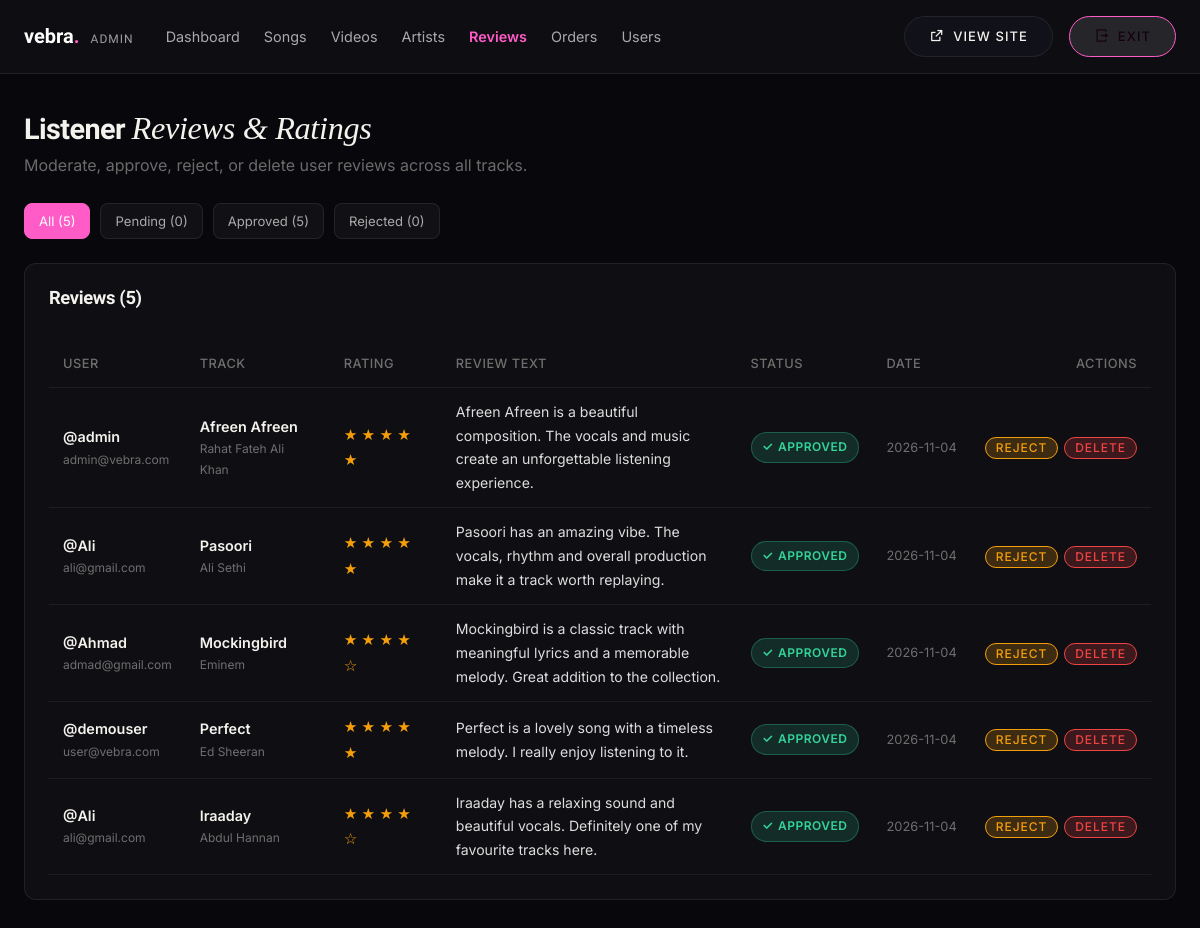
Screenshot of /admin/reviews.php (signed in) with the database file from the repository.
### tables this page shows
CREATE TABLE `reviews` (
  `id` int(11) NOT NULL,
  `user_id` int(11) NOT NULL,
  `song_id` int(11) NOT NULL,
  `rating` tinyint(4) NOT NULL,
  `review` text DEFAULT NULL,
  `status` enum('pending','approved','rejected') NOT NULL DEFAULT 'approved',
  `created_at` timestamp NOT NULL DEFAULT current_timestamp()
);

CREATE TABLE `users` (
  `id` int(11) NOT NULL,
  `username` varchar(60) NOT NULL,
  `name` varchar(150) NOT NULL,
  `address` text NOT NULL,
  `phone` varchar(30) NOT NULL,
  `email` varchar(190) NOT NULL,
  `password` varchar(255) NOT NULL,
  `role` enum('user','admin') DEFAULT 'user',
  `created_at` timestamp NOT NULL DEFAULT current_timestamp()
);

CREATE TABLE `songs` (
  `id` int(11) NOT NULL,
  `title` varchar(200) NOT NULL,
  `artist_id` int(11) DEFAULT NULL,
  `genre_id` int(11) DEFAULT NULL,
  `language` varchar(80) DEFAULT NULL,
  `release_year` year(4) DEFAULT NULL,
  `artwork` varchar(255) DEFAULT NULL,
  `audio_path` varchar(255) DEFAULT NULL,
  `status` enum('pending','approved','rejected') DEFAULT 'pending',
  `created_at` timestamp NOT NULL DEFAULT current_timestamp(),
  `album_id` int(11) DEFAULT NULL
);

CREATE TABLE `artists` (
  `id` int(11) NOT NULL,
  `name` varchar(150) NOT NULL,
  `bio` text DEFAULT NULL,
  `image` varchar(255) DEFAULT NULL,
  `created_at` timestamp NOT NULL DEFAULT current_timestamp()
);

### admin/reviews.php (the view, shortened to what this page needs)
<?php
require_once __DIR__ . '/../includes/db.php';
$filter = $_GET['filter'] ?? 'all';
$whereClause = "";
$cntAll = 0; $cntPending = 0; $cntApproved = 0; $cntRejected = 0;
$resCount = mysqli_query($conn, "SELECT status, COUNT(*) as cnt FROM reviews GROUP BY status");
if ($resCount) {
    while ($row = mysqli_fetch_assoc($resCount)) {
        if ($row['status'] === 'pending') $cntPending = (int)$row['cnt'];
        elseif ($row['status'] === 'approved') $cntApproved = (int)$row['cnt'];
        elseif ($row['status'] === 'rejected') $cntRejected = (int)$row['cnt'];
        $cntAll += (int)$row['cnt'];
    }
}
$allReviews = [];
$sql = "SELECT r.*, s.title as song_title, a.name as artist, u.username, u.email
        FROM reviews r
        JOIN songs s ON r.song_id = s.id
        LEFT JOIN artists a ON a.id = s.artist_id
        JOIN users u ON r.user_id = u.id
        $whereClause
        ORDER BY r.created_at DESC";
$res = mysqli_query($conn, $sql);
if ($res) {
    while ($row = mysqli_fetch_assoc($res)) {
        $allReviews[] = $row;
    }
}
?>
<!DOCTYPE html>
<html lang="en">
<head>
    <link rel="stylesheet" href="../assets/css/vendor/bootstrap-grid.min.css">
    <link rel="stylesheet" href="../assets/icon-fonts/remixicon/remixicon.css">
    <link rel="stylesheet" href="../assets/css/main.css">
</head>
<body class="theme-magenta">
    <header class="admin-nav">
        <div class="container-vebra">
            <div style="display: flex; align-items: center; justify-content: space-between; width: 100%;">
                <div style="display: flex; align-items: center; gap: 32px;">
                    <a href="index.php" style="font-family: 'Unbounded', sans-serif; font-weight: 800; font-size: 1.25rem; color: #fff; text-decoration: none;">
                        vebra<span style="color:var(--accent);">.</span> <span style="font-size:0.75rem; font-weight:400; opacity:0.6; text-transform:uppercase; letter-spacing:1px; margin-left:6px;">Admin</span>
                    </a>
                    <ul class="admin-nav__links">
                        <li><a href="index.php">Dashboard</a></li>
                        <li><a href="songs.php">Songs</a></li>
                        <li><a href="videos.php">Videos</a></li>
                        <li><a href="artists.php">Artists</a></li>
                        <li><a href="reviews.php" class="is-active">Reviews</a></li>
                        <li><a href="orders.php">Orders</a></li>
                        <li><a href="users.php">Users</a></li>
                    </ul>
                </div>
                <div style="display: flex; align-items: center; gap: 16px;">
                    <a href="../index.php" class="btn btn--glass btn--sm" target="_blank"><span class="btn__label"><i class="ri-external-link-line"></i> View Site</span></a>
                    <a href="../auth/logout.php" class="btn btn--solid btn--sm" style="background: rgba(255,255,255,0.1);"><span class="btn__label"><i class="ri-logout-box-r-line"></i> Exit</span></a>
                </div>
            </div>
        </div>
    </header>
    <main style="padding: 40px 0 80px;">
        <div class="container-vebra">
            <div style="margin-bottom: 24px;">
                <h1 style="font-family: 'Unbounded', sans-serif; font-size: 1.8rem; margin-bottom: 8px;">
                    Listener <em>Reviews &amp; Ratings</em>
                </h1>
                <p style="color: var(--ink-40); margin: 0;">Moderate, approve, reject, or delete user reviews across all tracks.</p>
            </div>
            <div style="display: flex; gap: 10px; margin-bottom: 24px; flex-wrap: wrap;">
                <a href="reviews.php?filter=all" class="filter-btn <?= $filter === 'all' ? 'is-active' : '' ?>">All (<?= $cntAll ?>)</a>
                <a href="reviews.php?filter=pending" class="filter-btn <?= $filter === 'pending' ? 'is-active' : '' ?>">Pending (<?= $cntPending ?>)</a>
                <a href="reviews.php?filter=approved" class="filter-btn <?= $filter === 'approved' ? 'is-active' : '' ?>">Approved (<?= $cntApproved ?>)</a>
                <a href="reviews.php?filter=rejected" class="filter-btn <?= $filter === 'rejected' ? 'is-active' : '' ?>">Rejected (<?= $cntRejected ?>)</a>
            </div>
            <div class="admin-card">
                <div style="display: flex; justify-content: space-between; align-items: center; margin-bottom: 16px;">
                    <h2 style="font-family: 'Unbounded', sans-serif; font-size: 1.15rem; margin: 0;">
                        Reviews (<?= count($allReviews) ?>)
                    </h2>
                </div>
                <div style="overflow-x: auto;">
                    <table>
                        <thead>
                            <tr>
                                <th>User</th>
                                <th>Track</th>
                                <th>Rating</th>
                                <th>Review Text</th>
                                <th>Status</th>
                                <th>Date</th>
                                <th style="text-align: right;">Actions</th>
                            </tr>
                        </thead>
                        <tbody>
                            <?php if (empty($allReviews)): ?>
                                <tr><td colspan="7" style="text-align: center; color: var(--ink-40); padding: 30px;">No reviews found for this filter.</td></tr>
                            <?php else: ?>
                                <?php foreach ($allReviews as $rev): ?>
                                    <tr>
                                        <td>
                                            <strong>@<?= htmlspecialchars($rev['username']) ?></strong>
                                            <div style="font-size:0.75rem; color:var(--ink-40);"><?= htmlspecialchars($rev['email']) ?></div>
                                        </td>
                                        <td>
                                            <a href="../track.php?id=<?= $rev['song_id'] ?>" target="_blank" style="color:#fff; text-decoration:none;">
                                                <strong><?= htmlspecialchars($rev['song_title']) ?></strong>
                                            </a>
                                            <div style="font-size:0.75rem; color:var(--ink-40);"><?= htmlspecialchars($rev['artist'] ?? 'Unknown Artist') ?></div>
                                        </td>
                                        <td>
                                            <span style="color: #F59E0B; font-size: 0.95rem;">
                                                <?php for ($i=1; $i<=5; $i++): ?>
                                                    <?= $i <= $rev['rating'] ? '★' : '☆' ?>
                                                <?php endfor; ?>
                                            </span>
                                        </td>
                                        <td style="max-width: 300px;">
                                            <div style="font-size: 0.88rem; color: #ddd;">
                                                <?= nl2br(htmlspecialchars($rev['review'] ?: 'No comment left.')) ?>
                                            </div>
                                        </td>
                                        <td>
                                            <?php if ($rev['status'] === 'approved'): ?>
                                                <span class="status-pill status-pill--approved"><i class="ri-check-line"></i> Approved</span>
                                            <?php elseif ($rev['status'] === 'pending'): ?>
                                                <span class="status-pill status-pill--pending"><i class="ri-time-line"></i> Pending</span>
                                            <?php else: ?>
                                                <span class="status-pill status-pill--rejected"><i class="ri-close-line"></i> Rejected</span>
                                            <?php endif; ?>
                                        </td>
                                        <td style="font-size: 0.8rem; color: var(--ink-40); white-space: nowrap;">
                                            <?= htmlspecialchars(substr($rev['created_at'], 0, 10)) ?>
                                        </td>
                                        <td style="text-align: right; white-space: nowrap;">
                                            <div style="display: inline-flex; gap: 6px; align-items: center;">
                                                <?php if ($rev['status'] !== 'rejected'): ?>
                                                    <form method="POST" action="" style="display:inline;">
                                                        <button type="submit" name="reject_review" value="1" class="btn btn--solid btn--sm" style="padding: 4px 10px; font-size: 0.75rem; background: rgba(245, 158, 11, 0.2); border: 1px solid #F59E0B; color: #F59E0B;" title="Reject this review">
                                                            Reject
                                                        </button>
                                                    </form>
                                                <?php endif; ?>
                                                <form method="POST" action="" style="display:inline;" onsubmit="return confirm('Remove this review permanently?');">
                                                    <button type="submit" class="btn btn--solid btn--sm" style="padding: 4px 10px; font-size: 0.75rem; background: rgba(239, 68, 68, 0.2); border: 1px solid #EF4444; color: #EF4444;" title="Delete permanently">
                                                        Delete
                                                    </button>
                                                </form>
                                            </div>
                                        </td>
                                    </tr>
                                <?php endforeach; ?>
                            <?php endif; ?>
                        </tbody>
                    </table>
                </div>
            </div>
        </div>
    </main>
</body>
</html>

### admin/reviews.php (style rules this page uses)
body { background: #08080C; color: #fff; font-family: 'Inter', sans-serif; }
.admin-nav { background: rgba(14, 14, 20, 0.95); border-bottom: 1px solid rgba(255,255,255,0.08); padding: 16px 0; position: sticky; top: 0; z-index: 100; backdrop-filter: blur(10px); }
.admin-nav__links { display: flex; gap: 24px; align-items: center; list-style: none; margin: 0; padding: 0; }
.admin-nav__links a { color: #aaa; text-decoration: none; font-size: 0.9rem; transition: color 0.2s; }
.admin-nav__links a:hover, .admin-nav__links a.is-active { color: var(--accent); font-weight: 600; }
.admin-card { background: rgba(255,255,255,0.03); border: 1px solid rgba(255,255,255,0.08); border-radius: 12px; padding: 24px; }
table { width: 100%; border-collapse: collapse; margin-top: 16px; }
th, td { padding: 12px 14px; text-align: left; border-bottom: 1px solid rgba(255,255,255,0.06); font-size: 0.9rem; vertical-align: middle; }
th { color: var(--ink-40); font-weight: 500; font-size: 0.8rem; text-transform: uppercase; letter-spacing: 0.5px; }
.status-pill { display: inline-flex; align-items: center; gap: 4px; padding: 4px 10px; border-radius: 20px; font-size: 0.75rem; font-weight: 600; text-transform: uppercase; letter-spacing: 0.5px; }
.status-pill--approved { background: rgba(52, 211, 153, 0.15); color: #34D399; border: 1px solid rgba(52, 211, 153, 0.3); }
.filter-btn { display: inline-flex; align-items: center; gap: 6px; padding: 6px 14px; border-radius: 8px; font-size: 0.82rem; text-decoration: none; color: #aaa; background: rgba(255,255,255,0.04); border: 1px solid rgba(255,255,255,0.08); transition: all 0.2s; }
.filter-btn:hover, .filter-btn.is-active { background: var(--accent); color: #fff; border-color: var(--accent); }

### rows the page displays
reviews: user.username "admin", user.email "admin@vebra.com", song.title "Afreen Afreen", artists.name "Rahat Fateh Ali Khan", rating 5 (drawn), review "Afreen Afreen is a beautiful composition. The vocals and music create an unforgettable listening experience.", status "approved" (drawn), created_at "2026-11-04"
reviews: user.username "Ali", user.email "ali@gmail.com", song.title "Pasoori", artists.name "Ali Sethi", rating 5 (drawn), review "Pasoori has an amazing vibe. The vocals, rhythm and overall production make it a track worth replaying.", status "approved" (drawn), created_at "2026-11-04"
reviews: user.username "Ahmad", user.email "admad@gmail.com", song.title "Mockingbird", artists.name "Eminem", rating 4 (drawn), review "Mockingbird is a classic track with meaningful lyrics and a memorable melody. Great addition to the collection.", status "approved" (drawn), created_at "2026-11-04"
reviews: user.username "demouser", user.email "user@vebra.com", song.title "Perfect", artists.name "Ed Sheeran", rating 5 (drawn), review "Perfect is a lovely song with a timeless melody. I really enjoy listening to it.", status "approved" (drawn), created_at "2026-11-04"
reviews: user.username "Ali", user.email "ali@gmail.com", song.title "Iraaday", artists.name "Abdul Hannan", rating 4 (drawn), review "Iraaday has a relaxing sound and beautiful vocals. Definitely one of my favourite tracks here.", status "approved" (drawn), created_at "2026-11-04"

### other values shown
$cntAll "5"
$cntPending "0"
$cntApproved "5"
$cntRejected "0"
count($allReviews) "5"
